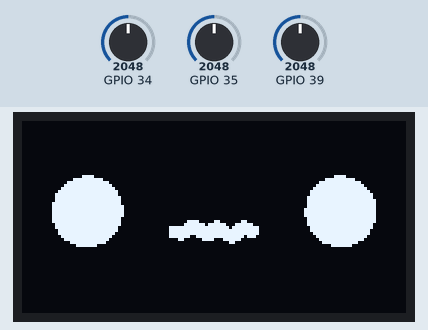
This sketch was run on a simulated ESP32. Parts: 128×64 one-colour display. The inputs (shaded band) are chosen by the test bench; at power-on: GPIO 34 = 2048, GPIO 39 = 2048, GPIO 35 = 2048. WiFi joins after 1.5 s; servers stay silent unless stated; the Firebase database answers and starts empty; what the sketch prints to the serial monitor is not drawn.

Above: at 19.0 s.
19.1 s: GPIO 34 set to 0
At 20.25 s:
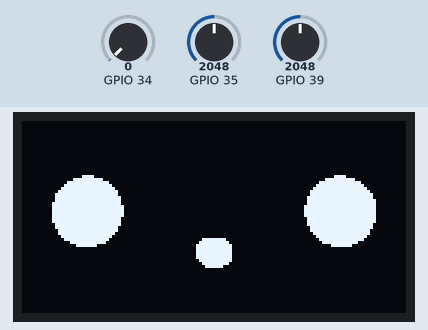
21.2 s: GPIO 34 set to 66
At 21.25 s:
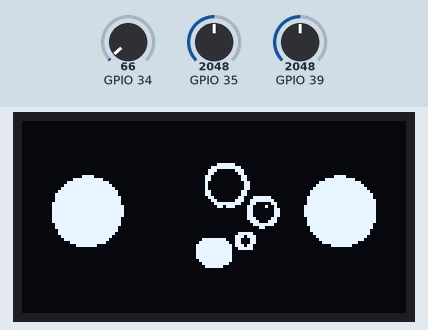
23.3 s: GPIO 39 set to 43
25.9 s: GPIO 39 set to 35
At 27.19 s:
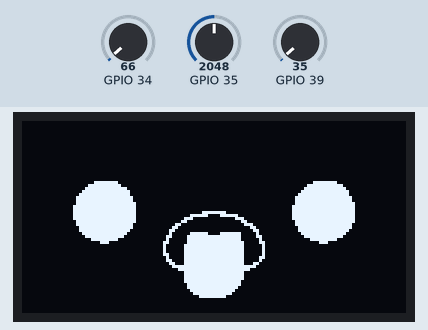
29.0 s: GPIO 34 set to 0
At 29.6 s:
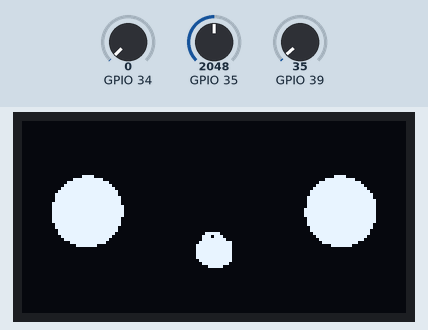
31.0 s: GPIO 34 set to 491
At 32.01 s:
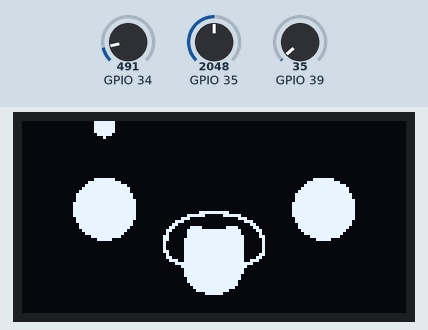

The sketch:

SmartPot_IoT.ino
```cpp
#include "connections.h"
#include "sensors.h"
#include "animations.h"

/* Global variables */

float temperature;
int soilMoisture, light;

/* Create concurrent tasks variable */

TaskHandle_t taskFirebase;

void setup() {
  Serial.begin(115200);

  /* Attempt to start OLED Display */
  startDisplay();

  welcomeAnimation();

  connectToWifi();

  /* Attempt to connect to WiFi */
  tryConnectToWifi();
  /* Attempt to connect to Firebase */
  tryConnectToFirebse();
  /* Attempt get plant configuration data */
  getPlantConfigurationData();

  /* Create concurrent tasks */
  xTaskCreatePinnedToCore(
    taskFirebaseCode,   /* Task function. */
    "taskFirebase",     /* name of task. */
    15000,             /* Stack size of task */
    NULL,              /* parameter of the task */
    0,                 /* priority of the task */
    &taskFirebase,      /* Task handle to keep track of created task */
    0);                /* pin task to core 0 */

  for(int i=0; i<6; i++) {
    sleepAnimation();
  }

  yawnAnimation();
}

void taskFirebaseCode (void * parameter) {
  delay(500);
  for (;;) {
    isItConfigurationModified();
    setSensorValues(temperature, soilMoisture, light);
  }
}

void loop() {
  /* get sensors values */
  temperature = temperatureSensorValue();
  soilMoisture = soilMoistureSensorValue();
  light = lightSensorValue();

  /* Display information */
  if(temperature > minTemperature && temperature < maxTemperature && soilMoisture > minSoilMoisture && soilMoisture < maxSoilMoisture)  {
    if(light > 20){
      normalAnimation();
    }
    else {
      vampireAnimation();
    }
  }
  else {
    if((temperature < minTemperature || temperature > maxTemperature) && (soilMoisture < minSoilMoisture || soilMoisture > maxSoilMoisture)) {
      sickAnimation();
    }
    else {
      if(temperature < minTemperature) {
        lowTemperatureAnimation();
      }
      else if(temperature > maxTemperature) {
        highTemperatureAnimation();
      }
      else if(soilMoisture < minSoilMoisture) {
        drySoilAnimation();
      }
      else {
        veryWetSoilAnimation();
      }
    }
  }
}
```

animations.h
```cpp
#include <Wire.h>
#include <Adafruit_GFX.h>
#include <Adafruit_SSD1306.h>

#include "sleep.h"
#include "yawn.h"
#include "normal.h"
#include "vampire.h"
#include "sick.h"
#include "lowTemperature.h"
#include "highTemperature.h"
#include "drySoil.h"
#include "veryWetSoil.h"

#define SCREEN_WIDTH 128 // OLED width,  in pixels
#define SCREEN_HEIGHT 64 // OLED height, in pixels

// create an OLED display object connected to I2C
Adafruit_SSD1306 oledDisplay(SCREEN_WIDTH, SCREEN_HEIGHT, &Wire, -1);

void startDisplay() {
  // initialize OLED display with I2C address 0x3C
  if (!oledDisplay.begin(SSD1306_SWITCHCAPVCC, 0x3C)) {
    Serial.println(F("failed to start SSD1306 OLED"));
    while (1);
  }

  delay(2000);         // wait two seconds for initializing
  oledDisplay.clearDisplay(); // clear display
  oledDisplay.setTextSize(1);         // set text size
  oledDisplay.setTextColor(WHITE);    // set text color
  oledDisplay.setCursor(0, 0);       // set position to display
  oledDisplay.cp437(true);
}

void welcomeAnimation() {
  oledDisplay.clearDisplay();
  oledDisplay.setTextSize(2);
  oledDisplay.setCursor(15, 0);
  oledDisplay.write(173);
  oledDisplay.print("Conecta");
  oledDisplay.setCursor(45, 21);
  oledDisplay.print("con");
  oledDisplay.setCursor(15, 42);
  oledDisplay.print("la Vida!");
  oledDisplay.display();
  delay(5000);
}

void connectToWifi() {
  oledDisplay.clearDisplay();
  oledDisplay.setTextSize(1);
  oledDisplay.setCursor(15, 30);
  oledDisplay.print("Iniciando...");
  oledDisplay.display();
  delay(1000);
}

void sleepAnimation() {
  for(int i=0; i<sleepFrames; i++) {
     oledDisplay.clearDisplay();
     oledDisplay.drawBitmap(0, 0, sleepArray[i], 128, 64, SSD1306_WHITE);
     oledDisplay.display();
     delay(75);
  }
}

void yawnAnimation() {
  for(int i=0; i<yawnFrames; i++) {
     oledDisplay.clearDisplay();
     oledDisplay.drawBitmap(0, 0, yawnArray[i], 128, 64, SSD1306_WHITE);
     oledDisplay.display();

     if(i == 4) {
       delay(600);
     }
     else {
      delay(75);
     }
  }
}

void normalAnimation() {
  for(int i=0; i<normalFrames; i++) {
     oledDisplay.clearDisplay();
     oledDisplay.drawBitmap(0, 0, normalArray[i], 128, 64, SSD1306_WHITE);
     oledDisplay.display();

     if(i == 18) {
       delay(3500);
     }
     else {
       delay(20);
     }
  }
}

void vampireAnimation() {
  for (int i=0; i<vampireFrames; i++)
  {
    oledDisplay.clearDisplay();
    oledDisplay.drawBitmap(0, 0, vampireArray[i], 128, 64, SSD1306_WHITE);
    oledDisplay.display();

    if (i < 11)
    {
      delay(75);
    }
    else if (i < 26)
    {
      delay(15);
    }
    else {
      delay(40);
    }
  }

}

void sickAnimation() {
  for(int i=0; i<sickFrames; i++) {
     oledDisplay.clearDisplay();
     oledDisplay.drawBitmap(0, 0, sickArray[i], 128, 64, SSD1306_WHITE);
     oledDisplay.display();
     delay(75);
  }
}

void lowTemperatureAnimation() {
  for(int i=0; i<lowTemperatureFrames; i++) {
     oledDisplay.clearDisplay();
     oledDisplay.drawBitmap(0, 0, lowTemperatureArray[i], 128, 64, SSD1306_WHITE);
     oledDisplay.display();
     delay(75);
  }
}

void highTemperatureAnimation() {
  for(int i=0; i<highTemperatureFrames; i++) {
     oledDisplay.clearDisplay();
     oledDisplay.drawBitmap(0, 0, highTemperatureArray[i], 128, 64, SSD1306_WHITE);
     oledDisplay.display();
     delay(75);
  }
}

void drySoilAnimation() {
  for(int i=0; i<drySoilFrames; i++) {
     oledDisplay.clearDisplay();
     oledDisplay.drawBitmap(0, 0, drySoilArray[i], 128, 64, SSD1306_WHITE);
     oledDisplay.display();
     delay(75);
  }
}

void veryWetSoilAnimation() {
  for(int i=0; i<veryWetSoilFrames; i++) {
     oledDisplay.clearDisplay();
     oledDisplay.drawBitmap(0, 0, veryWetSoilArray[i], 128, 64, SSD1306_WHITE);
     oledDisplay.display();
     delay(75);
  }
}
```

connections.h
```cpp
#include <WiFi.h>
#include <FirebaseESP32.h>
#include <addons/TokenHelper.h>
#include <addons/RTDBHelper.h>

/* Define the WiFi credentials */
#define WIFI_SSID "La Taberna de Moe"
#define WIFI_PASS "12288601"
#define LED 2

/* Define the Firebase credentials */
#define API_KEY "IXaQUWhRoZ0C2JZl7htecdDhIu8Z6En3nSI29Oad"
#define DATABASE_URL "https://smartpot-f8f23-default-rtdb.firebaseio.com/"
// Define Firebase Data object
FirebaseData fbdo;

String urlSettingData = "/smartpot_v00/setting/";
String urlTypePlantData = "/smartpot_v00/plantTypes/";
String urlSensorValues = "/smartpot_v00/sensorValues/";

int maxTemperature, minTemperature, maxSoilMoisture, minSoilMoisture;

void tryConnectToWifi() {
  WiFi.begin(WIFI_SSID, WIFI_PASS);        //Connect to WPA/WPA2 network.
  while(WiFi.status() != WL_CONNECTED) {
    delay(500);
    Serial.println("Connecting WiFi...");
  }
  Serial.println("Connected to WiFi:");
  Serial.println(WIFI_SSID);
  Serial.println(WiFi.localIP());
  //digitalWrite(LED, HIGH);
}

void tryConnectToFirebse() {
  Serial.printf("Firebase Client v%s\n\n", FIREBASE_CLIENT_VERSION);

  Firebase.begin(DATABASE_URL, API_KEY);
  // Comment or pass false value when WiFi reconnection will control by your code or third party library
  Firebase.reconnectWiFi(true);
  Firebase.setDoubleDigits(2);

  if (Firebase.ready()) {
    Serial.print("Connection established with firebase!");
  }
}

void getPlantConfigurationData() {
  Firebase.getString(fbdo, urlSettingData + "typePlant");
  String typePlant = fbdo.stringData();

  Firebase.getInt(fbdo, urlTypePlantData + typePlant + "/maxTemperature");
  maxTemperature = fbdo.intData();
  Firebase.getInt(fbdo, urlTypePlantData + typePlant + "/minTemperature");
  minTemperature = fbdo.intData();
  Firebase.getInt(fbdo, urlTypePlantData + typePlant + "/maxSoilMoisture");
  maxSoilMoisture= fbdo.intData();
  Firebase.getInt(fbdo, urlTypePlantData + typePlant + "/minSoilMoisture");
  minSoilMoisture = fbdo.intData();

  Serial.println(maxTemperature);
  Serial.println(minTemperature);
  Serial.println(maxSoilMoisture);
  Serial.println(minSoilMoisture);
}

void isItConfigurationModified() {
  Firebase.getInt(fbdo, urlSettingData + "/modified");
  int isItModified = fbdo.intData();

  // Serial.println(isItModified);

  if(isItModified == 1) {
    getPlantConfigurationData();
    Firebase.setInt(fbdo, urlSettingData + "/modified", 0);
    // Serial.println("Modified!");
  }
  else {
    Serial.println("No Modifications");
  }
}

void setSensorValues(float temperature, int soilMoisture, int light) {
  Firebase.setDouble(fbdo, urlSensorValues + "temperature", temperature);
  Firebase.setInt(fbdo, urlSensorValues + "soilMoisture", soilMoisture);
  Firebase.setInt(fbdo, urlSensorValues + "light", light);
}
```

sensors.h
```cpp
/* Define the LM35 Temperature Sensor variables */
#define ADC_VREF_mV    3300.0 // in millivolt
#define ADC_RESOLUTION 4096.0
#define PIN_LM35       34 // ESP32 pin GIOP34 (ADC0) connected to LM35

/* Define the Soil Moisture Sensor variables */
#define AOUT_PIN 39 // ESP32 pin GIOP36 (ADC0) that connects to AOUT pin of moisture sensor

/* Define the Light Sensor variables */
#define LIGHT_SENSOR_PIN 35 // ESP32 pin GIOP36 (ADC0)

float temperatureSensorValue() {
    // read the ADC value from the temperature sensor
    int analogValue = analogRead(PIN_LM35);
    // convert the ADC value to voltage in millivolt
    float milliVolt = analogValue * (ADC_VREF_mV / ADC_RESOLUTION);
    // convert the voltage to the temperature in °C
    float tempC = milliVolt / 10;

    return(tempC);
}

int soilMoistureSensorValue() {
    // read the analog value from sensor (value between 0 and 4095)
    int analogValue = analogRead(AOUT_PIN);
    int percentage = map(analogValue, 0, 4095, 0, 100);

    return(percentage);
}

int lightSensorValue() {
    // reads the input on analog pin (value between 0 and 4095)
    int analogValue = analogRead(LIGHT_SENSOR_PIN);
    int percentage = map(analogValue, 0, 4095, 100, 0);

    return(percentage);
}
```

Source omitted: drySoil.h (data table, 145165 bytes), Temperature.h (data table, 145181 bytes), Temperature.h (data table, 138871 bytes), normal.h (data table, 121146 bytes), sick.h (data table, 145159 bytes), sleep.h (data table, 63794 bytes), vampire.h (data table, 314953 bytes), veryWetSoil.h (data table, 145173 bytes), yawn.h (data table, 57413 bytes)

Measured:
- the behaviour switches between 41 and 40 on GPIO 39 (found by bisection; images 2 and 3)
- after the input at 25.9 s, the display: first differs from a run without the input after 1.2 s (image 3)
- after the input at 29.0 s, the display: first differs from a run without the input after 0.50 s (image 4)
- after the input at 31.0 s, the display: first differs from a run without the input after 0.72 s (image 5 shows a later state)
